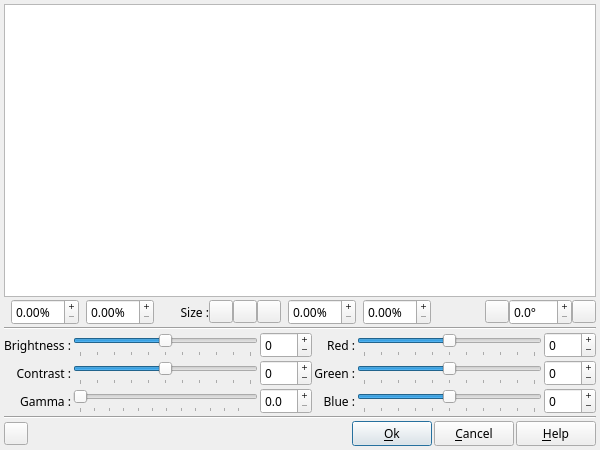
<?xml version="1.0" encoding="UTF-8"?>
<ui version="4.0">
 <class>DlgImageCorrection</class>
 <widget class="QDialog" name="DlgImageCorrection">
  <property name="geometry">
   <rect>
    <x>0</x>
    <y>0</y>
    <width>600</width>
    <height>450</height>
   </rect>
  </property>
  <property name="minimumSize">
   <size>
    <width>600</width>
    <height>450</height>
   </size>
  </property>
  <property name="font">
   <font>
    <family>Sans Serif</family>
    <pointsize>9</pointsize>
   </font>
  </property>
  <property name="windowTitle">
   <string>Image framing and correction</string>
  </property>
  <layout class="QVBoxLayout" name="verticalLayout">
   <property name="spacing">
    <number>2</number>
   </property>
   <property name="margin">
    <number>4</number>
   </property>
   <item>
    <widget class="QGraphicsView" name="GraphicsView">
     <property name="renderHints">
      <set>QPainter::SmoothPixmapTransform</set>
     </property>
    </widget>
   </item>
   <item>
    <layout class="QHBoxLayout" name="horizontalLayout_6">
     <property name="spacing">
      <number>0</number>
     </property>
     <property name="margin">
      <number>0</number>
     </property>
     <item>
      <widget class="QLabel" name="label_15">
       <property name="sizePolicy">
        <sizepolicy hsizetype="Fixed" vsizetype="Preferred">
         <horstretch>0</horstretch>
         <verstretch>0</verstretch>
        </sizepolicy>
       </property>
       <property name="text">
        <string notr="true"/>
       </property>
       <property name="pixmap">
        <pixmap>img/PosSize_X.png</pixmap>
       </property>
      </widget>
     </item>
     <item>
      <widget class="QDoubleSpinBox" name="XValue">
       <property name="sizePolicy">
        <sizepolicy hsizetype="Preferred" vsizetype="Fixed">
         <horstretch>0</horstretch>
         <verstretch>0</verstretch>
        </sizepolicy>
       </property>
       <property name="buttonSymbols">
        <enum>QAbstractSpinBox::PlusMinus</enum>
       </property>
       <property name="suffix">
        <string notr="true">%</string>
       </property>
      </widget>
     </item>
     <item>
      <widget class="QLabel" name="label_12">
       <property name="sizePolicy">
        <sizepolicy hsizetype="Fixed" vsizetype="Preferred">
         <horstretch>0</horstretch>
         <verstretch>0</verstretch>
        </sizepolicy>
       </property>
       <property name="text">
        <string notr="true"/>
       </property>
       <property name="pixmap">
        <pixmap>img/PosSize_Y.png</pixmap>
       </property>
      </widget>
     </item>
     <item>
      <widget class="QDoubleSpinBox" name="YValue">
       <property name="sizePolicy">
        <sizepolicy hsizetype="Preferred" vsizetype="Fixed">
         <horstretch>0</horstretch>
         <verstretch>0</verstretch>
        </sizepolicy>
       </property>
       <property name="buttonSymbols">
        <enum>QAbstractSpinBox::PlusMinus</enum>
       </property>
       <property name="suffix">
        <string notr="true">%</string>
       </property>
      </widget>
     </item>
     <item>
      <widget class="QLabel" name="label_9">
       <property name="sizePolicy">
        <sizepolicy hsizetype="Expanding" vsizetype="Preferred">
         <horstretch>0</horstretch>
         <verstretch>0</verstretch>
        </sizepolicy>
       </property>
       <property name="text">
        <string>Size :</string>
       </property>
       <property name="alignment">
        <set>Qt::AlignRight|Qt::AlignTrailing|Qt::AlignVCenter</set>
       </property>
      </widget>
     </item>
     <item>
      <widget class="QToolButton" name="AdjustWBT">
       <property name="toolTip">
        <string>Adjust to width</string>
       </property>
       <property name="text">
        <string notr="true"/>
       </property>
       <property name="icon">
        <iconset>
         <normaloff>img/AdjustW.png</normaloff>img/AdjustW.png</iconset>
       </property>
       <property name="iconSize">
        <size>
         <width>16</width>
         <height>16</height>
        </size>
       </property>
      </widget>
     </item>
     <item>
      <widget class="QToolButton" name="AdjustHBT">
       <property name="toolTip">
        <string>Adjust to height</string>
       </property>
       <property name="text">
        <string notr="true"/>
       </property>
       <property name="icon">
        <iconset>
         <normaloff>img/AdjustH.png</normaloff>img/AdjustH.png</iconset>
       </property>
       <property name="iconSize">
        <size>
         <width>16</width>
         <height>16</height>
        </size>
       </property>
      </widget>
     </item>
     <item>
      <widget class="QToolButton" name="AdjustWHBT">
       <property name="text">
        <string notr="true"/>
       </property>
       <property name="icon">
        <iconset>
         <normaloff>img/AdjustWH.png</normaloff>img/AdjustWH.png</iconset>
       </property>
      </widget>
     </item>
     <item>
      <widget class="QLabel" name="label_7">
       <property name="sizePolicy">
        <sizepolicy hsizetype="Fixed" vsizetype="Preferred">
         <horstretch>0</horstretch>
         <verstretch>0</verstretch>
        </sizepolicy>
       </property>
       <property name="text">
        <string notr="true"/>
       </property>
       <property name="pixmap">
        <pixmap>img/PosSize_Width.png</pixmap>
       </property>
      </widget>
     </item>
     <item>
      <widget class="QDoubleSpinBox" name="WValue">
       <property name="sizePolicy">
        <sizepolicy hsizetype="Preferred" vsizetype="Fixed">
         <horstretch>0</horstretch>
         <verstretch>0</verstretch>
        </sizepolicy>
       </property>
       <property name="buttonSymbols">
        <enum>QAbstractSpinBox::PlusMinus</enum>
       </property>
       <property name="suffix">
        <string notr="true">%</string>
       </property>
      </widget>
     </item>
     <item>
      <widget class="QLabel" name="label_10">
       <property name="text">
        <string notr="true"/>
       </property>
       <property name="pixmap">
        <pixmap>img/PosSize_Height.png</pixmap>
       </property>
      </widget>
     </item>
     <item>
      <widget class="QDoubleSpinBox" name="HValue">
       <property name="buttonSymbols">
        <enum>QAbstractSpinBox::PlusMinus</enum>
       </property>
       <property name="suffix">
        <string notr="true">%</string>
       </property>
      </widget>
     </item>
     <item>
      <widget class="QLabel" name="label_5">
       <property name="sizePolicy">
        <sizepolicy hsizetype="Expanding" vsizetype="Preferred">
         <horstretch>0</horstretch>
         <verstretch>0</verstretch>
        </sizepolicy>
       </property>
       <property name="text">
        <string notr="true"/>
       </property>
       <property name="pixmap">
        <pixmap>img/RotateZ.png</pixmap>
       </property>
       <property name="alignment">
        <set>Qt::AlignRight|Qt::AlignTrailing|Qt::AlignVCenter</set>
       </property>
      </widget>
     </item>
     <item>
      <widget class="QToolButton" name="RotateLeftBT">
       <property name="toolTip">
        <string>Rotate to left</string>
       </property>
       <property name="text">
        <string notr="true"/>
       </property>
       <property name="icon">
        <iconset>
         <normaloff>img/rotationg.png</normaloff>img/rotationg.png</iconset>
       </property>
      </widget>
     </item>
     <item>
      <widget class="QDoubleSpinBox" name="RotateED">
       <property name="sizePolicy">
        <sizepolicy hsizetype="Preferred" vsizetype="Fixed">
         <horstretch>0</horstretch>
         <verstretch>0</verstretch>
        </sizepolicy>
       </property>
       <property name="buttonSymbols">
        <enum>QAbstractSpinBox::PlusMinus</enum>
       </property>
       <property name="suffix">
        <string notr="true">°</string>
       </property>
       <property name="decimals">
        <number>1</number>
       </property>
       <property name="singleStep">
        <double>0.500000000000000</double>
       </property>
      </widget>
     </item>
     <item>
      <widget class="QToolButton" name="RotateRightBT">
       <property name="toolTip">
        <string>Rotate to right</string>
       </property>
       <property name="text">
        <string notr="true"/>
       </property>
       <property name="icon">
        <iconset>
         <normaloff>img/rotationd.png</normaloff>img/rotationd.png</iconset>
       </property>
      </widget>
     </item>
    </layout>
   </item>
   <item>
    <widget class="Line" name="line">
     <property name="orientation">
      <enum>Qt::Horizontal</enum>
     </property>
    </widget>
   </item>
   <item>
    <layout class="QGridLayout" name="gridLayout">
     <property name="margin">
      <number>0</number>
     </property>
     <property name="spacing">
      <number>2</number>
     </property>
     <item row="1" column="1">
      <widget class="QSlider" name="BrightnessSlider">
       <property name="sizePolicy">
        <sizepolicy hsizetype="Expanding" vsizetype="Fixed">
         <horstretch>0</horstretch>
         <verstretch>0</verstretch>
        </sizepolicy>
       </property>
       <property name="minimumSize">
        <size>
         <width>120</width>
         <height>0</height>
        </size>
       </property>
       <property name="maximumSize">
        <size>
         <width>16777215</width>
         <height>25</height>
        </size>
       </property>
       <property name="minimum">
        <number>-250</number>
       </property>
       <property name="maximum">
        <number>250</number>
       </property>
       <property name="orientation">
        <enum>Qt::Horizontal</enum>
       </property>
       <property name="tickPosition">
        <enum>QSlider::TicksBelow</enum>
       </property>
       <property name="tickInterval">
        <number>50</number>
       </property>
      </widget>
     </item>
     <item row="3" column="1">
      <widget class="QSlider" name="ContrastSlider">
       <property name="sizePolicy">
        <sizepolicy hsizetype="Preferred" vsizetype="Fixed">
         <horstretch>0</horstretch>
         <verstretch>0</verstretch>
        </sizepolicy>
       </property>
       <property name="maximumSize">
        <size>
         <width>16777215</width>
         <height>25</height>
        </size>
       </property>
       <property name="minimum">
        <number>-250</number>
       </property>
       <property name="maximum">
        <number>250</number>
       </property>
       <property name="orientation">
        <enum>Qt::Horizontal</enum>
       </property>
       <property name="tickPosition">
        <enum>QSlider::TicksBelow</enum>
       </property>
       <property name="tickInterval">
        <number>50</number>
       </property>
      </widget>
     </item>
     <item row="1" column="2">
      <widget class="QSpinBox" name="BrightnessValue">
       <property name="buttonSymbols">
        <enum>QAbstractSpinBox::PlusMinus</enum>
       </property>
       <property name="minimum">
        <number>-254</number>
       </property>
       <property name="maximum">
        <number>254</number>
       </property>
      </widget>
     </item>
     <item row="3" column="2">
      <widget class="QSpinBox" name="ContrastValue">
       <property name="buttonSymbols">
        <enum>QAbstractSpinBox::PlusMinus</enum>
       </property>
       <property name="minimum">
        <number>-250</number>
       </property>
       <property name="maximum">
        <number>250</number>
       </property>
      </widget>
     </item>
     <item row="5" column="2">
      <widget class="QDoubleSpinBox" name="GammaValue">
       <property name="buttonSymbols">
        <enum>QAbstractSpinBox::PlusMinus</enum>
       </property>
       <property name="decimals">
        <number>1</number>
       </property>
       <property name="maximum">
        <double>5.900000000000000</double>
       </property>
       <property name="singleStep">
        <double>0.100000000000000</double>
       </property>
      </widget>
     </item>
     <item row="5" column="1">
      <widget class="QSlider" name="GammaSlider">
       <property name="sizePolicy">
        <sizepolicy hsizetype="Preferred" vsizetype="Fixed">
         <horstretch>0</horstretch>
         <verstretch>0</verstretch>
        </sizepolicy>
       </property>
       <property name="maximumSize">
        <size>
         <width>16777215</width>
         <height>25</height>
        </size>
       </property>
       <property name="maximum">
        <number>590</number>
       </property>
       <property name="singleStep">
        <number>10</number>
       </property>
       <property name="pageStep">
        <number>100</number>
       </property>
       <property name="orientation">
        <enum>Qt::Horizontal</enum>
       </property>
       <property name="tickPosition">
        <enum>QSlider::TicksBelow</enum>
       </property>
       <property name="tickInterval">
        <number>50</number>
       </property>
      </widget>
     </item>
     <item row="1" column="4">
      <widget class="QSlider" name="RedSlider">
       <property name="sizePolicy">
        <sizepolicy hsizetype="Expanding" vsizetype="Fixed">
         <horstretch>0</horstretch>
         <verstretch>0</verstretch>
        </sizepolicy>
       </property>
       <property name="maximumSize">
        <size>
         <width>16777215</width>
         <height>25</height>
        </size>
       </property>
       <property name="minimum">
        <number>-250</number>
       </property>
       <property name="maximum">
        <number>250</number>
       </property>
       <property name="orientation">
        <enum>Qt::Horizontal</enum>
       </property>
       <property name="tickPosition">
        <enum>QSlider::TicksBelow</enum>
       </property>
       <property name="tickInterval">
        <number>50</number>
       </property>
      </widget>
     </item>
     <item row="1" column="5">
      <widget class="QSpinBox" name="RedValue">
       <property name="buttonSymbols">
        <enum>QAbstractSpinBox::PlusMinus</enum>
       </property>
       <property name="minimum">
        <number>-250</number>
       </property>
       <property name="maximum">
        <number>250</number>
       </property>
      </widget>
     </item>
     <item row="3" column="4">
      <widget class="QSlider" name="GreenSlider">
       <property name="sizePolicy">
        <sizepolicy hsizetype="Preferred" vsizetype="Fixed">
         <horstretch>0</horstretch>
         <verstretch>0</verstretch>
        </sizepolicy>
       </property>
       <property name="maximumSize">
        <size>
         <width>16777215</width>
         <height>25</height>
        </size>
       </property>
       <property name="minimum">
        <number>-250</number>
       </property>
       <property name="maximum">
        <number>250</number>
       </property>
       <property name="orientation">
        <enum>Qt::Horizontal</enum>
       </property>
       <property name="tickPosition">
        <enum>QSlider::TicksBelow</enum>
       </property>
       <property name="tickInterval">
        <number>50</number>
       </property>
      </widget>
     </item>
     <item row="3" column="5">
      <widget class="QSpinBox" name="GreenValue">
       <property name="buttonSymbols">
        <enum>QAbstractSpinBox::PlusMinus</enum>
       </property>
       <property name="minimum">
        <number>-250</number>
       </property>
       <property name="maximum">
        <number>250</number>
       </property>
      </widget>
     </item>
     <item row="5" column="4">
      <widget class="QSlider" name="BlueSlider">
       <property name="sizePolicy">
        <sizepolicy hsizetype="Preferred" vsizetype="Fixed">
         <horstretch>0</horstretch>
         <verstretch>0</verstretch>
        </sizepolicy>
       </property>
       <property name="maximumSize">
        <size>
         <width>16777215</width>
         <height>25</height>
        </size>
       </property>
       <property name="minimum">
        <number>-250</number>
       </property>
       <property name="maximum">
        <number>250</number>
       </property>
       <property name="orientation">
        <enum>Qt::Horizontal</enum>
       </property>
       <property name="tickPosition">
        <enum>QSlider::TicksBelow</enum>
       </property>
       <property name="tickInterval">
        <number>50</number>
       </property>
      </widget>
     </item>
     <item row="5" column="5">
      <widget class="QSpinBox" name="BlueValue">
       <property name="buttonSymbols">
        <enum>QAbstractSpinBox::PlusMinus</enum>
       </property>
       <property name="minimum">
        <number>-250</number>
       </property>
       <property name="maximum">
        <number>250</number>
       </property>
      </widget>
     </item>
     <item row="1" column="0">
      <widget class="QLabel" name="label">
       <property name="text">
        <string>Brightness :</string>
       </property>
       <property name="alignment">
        <set>Qt::AlignRight|Qt::AlignTrailing|Qt::AlignVCenter</set>
       </property>
      </widget>
     </item>
     <item row="3" column="0">
      <widget class="QLabel" name="label_6">
       <property name="text">
        <string>Contrast :</string>
       </property>
       <property name="alignment">
        <set>Qt::AlignRight|Qt::AlignTrailing|Qt::AlignVCenter</set>
       </property>
      </widget>
     </item>
     <item row="5" column="0">
      <widget class="QLabel" name="label_8">
       <property name="text">
        <string>Gamma :</string>
       </property>
       <property name="alignment">
        <set>Qt::AlignRight|Qt::AlignTrailing|Qt::AlignVCenter</set>
       </property>
      </widget>
     </item>
     <item row="1" column="3">
      <widget class="QLabel" name="label_2">
       <property name="minimumSize">
        <size>
         <width>0</width>
         <height>20</height>
        </size>
       </property>
       <property name="text">
        <string>Red :</string>
       </property>
       <property name="alignment">
        <set>Qt::AlignRight|Qt::AlignTrailing|Qt::AlignVCenter</set>
       </property>
      </widget>
     </item>
     <item row="3" column="3">
      <widget class="QLabel" name="label_3">
       <property name="minimumSize">
        <size>
         <width>0</width>
         <height>20</height>
        </size>
       </property>
       <property name="text">
        <string>Green :</string>
       </property>
       <property name="alignment">
        <set>Qt::AlignRight|Qt::AlignTrailing|Qt::AlignVCenter</set>
       </property>
      </widget>
     </item>
     <item row="5" column="3">
      <widget class="QLabel" name="label_4">
       <property name="minimumSize">
        <size>
         <width>0</width>
         <height>20</height>
        </size>
       </property>
       <property name="text">
        <string>Blue :</string>
       </property>
       <property name="alignment">
        <set>Qt::AlignRight|Qt::AlignTrailing|Qt::AlignVCenter</set>
       </property>
      </widget>
     </item>
    </layout>
   </item>
   <item>
    <widget class="Line" name="line_2">
     <property name="orientation">
      <enum>Qt::Horizontal</enum>
     </property>
    </widget>
   </item>
   <item>
    <layout class="QHBoxLayout" name="horizontalLayout_2">
     <property name="spacing">
      <number>2</number>
     </property>
     <item>
      <widget class="QToolButton" name="MagneticEdgeBt">
       <property name="toolTip">
        <string>Show/Hide rullers</string>
       </property>
       <property name="text">
        <string notr="true"/>
       </property>
       <property name="icon">
        <iconset>
         <normaloff>img/ruler_ok.png</normaloff>img/ruler_ok.png</iconset>
       </property>
       <property name="iconSize">
        <size>
         <width>16</width>
         <height>16</height>
        </size>
       </property>
      </widget>
     </item>
     <item>
      <spacer name="horizontalSpacer_2">
       <property name="orientation">
        <enum>Qt::Horizontal</enum>
       </property>
       <property name="sizeHint" stdset="0">
        <size>
         <width>40</width>
         <height>20</height>
        </size>
       </property>
      </spacer>
     </item>
     <item>
      <widget class="QPushButton" name="OKBT">
       <property name="text">
        <string>&amp;Ok</string>
       </property>
       <property name="icon">
        <iconset>
         <normaloff>img/action_ok.png</normaloff>img/action_ok.png</iconset>
       </property>
      </widget>
     </item>
     <item>
      <widget class="QPushButton" name="CloseBT">
       <property name="text">
        <string>&amp;Cancel</string>
       </property>
       <property name="icon">
        <iconset>
         <normaloff>img/action_cancel.png</normaloff>img/action_cancel.png</iconset>
       </property>
      </widget>
     </item>
     <item>
      <widget class="QPushButton" name="HelpBT">
       <property name="text">
        <string>&amp;Help</string>
       </property>
       <property name="icon">
        <iconset>
         <normaloff>img/help.png</normaloff>img/help.png</iconset>
       </property>
      </widget>
     </item>
    </layout>
   </item>
  </layout>
 </widget>
 <resources/>
 <connections/>
</ui>
